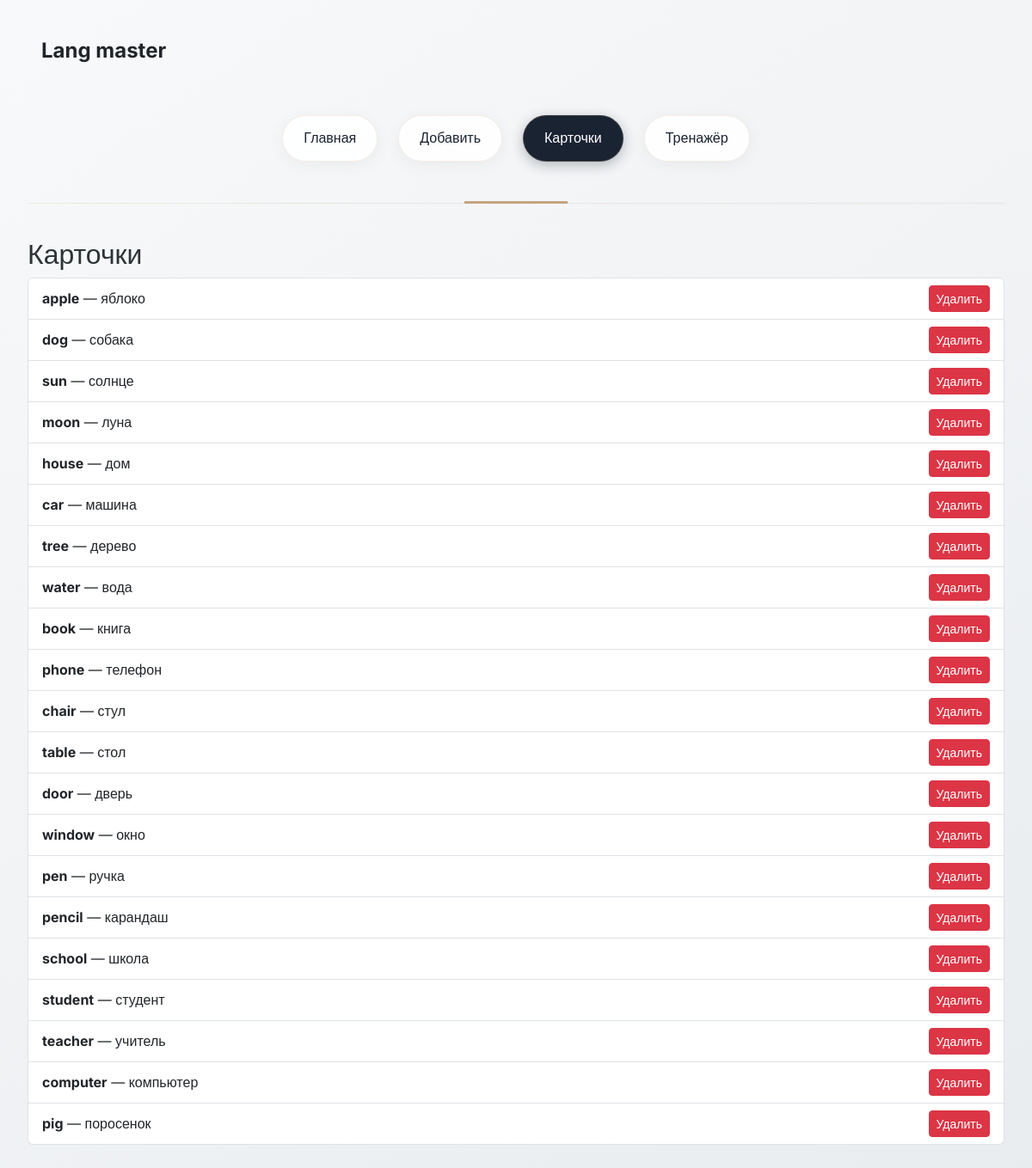
Page /cards/ on the committed database.
### flashcards/models.py (models this page shows, shortened)
class Flashcard(models.Model):
    word = models.CharField(max_length=100)
    translation = models.CharField(max_length=100)

### flashcards/views.py (the view)
# urls.py: path('cards/', views.view_cards, name='view_cards'),
def view_cards(request):
    cards = Flashcard.objects.all()
    return render(request, 'flashcards/view_cards.html', {'cards': cards})

### flashcards/templates/flashcards/view_cards.html (shortened to what this page needs)
{% extends 'flashcards/base.html' %}
{% block content %}
  <h2>Карточки</h2>
  {% if cards %}
    <ul class="list-group">
      {% for card in cards %}
        <li class="list-group-item d-flex justify-content-between align-items-center">
          <div>
            <strong>{{ card.word }}</strong> — {{ card.translation }}
          </div>
          <form method="post" action="{% url 'delete_card' card.id %}" style="margin: 0;">
            <button type="submit" class="btn btn-danger btn-sm">Удалить</button>
          </form>
        </li>
      {% endfor %}
    </ul>
  {% else %}
    <p>Пока нет карточек.</p>
  {% endif %}
{% endblock %}

### flashcards/templates/flashcards/base.html (shortened to what this page needs)
<!doctype html>
<html lang="ru">
<head>
  <link href="https://cdn.jsdelivr.net/npm/bootstrap@5.3.0/dist/css/bootstrap.min.css" rel="stylesheet">
</head>
<body>
  <div class="main-container">
    <header class="brand-header d-flex align-items-center px-3 py-2">
      <a href="{% url 'index' %}" class="text-decoration-none text-dark fs-4 fw-bold">Lang master</a>
    </header>
    <nav class="nav-premium">
      <a href="{% url 'index' %}" class="{% if request.resolver_match.url_name == 'index' %}active{% endif %} hover-3d">
        <span>Главная</span>
      </a>
      <a href="{% url 'add_card' %}" class="{% if request.resolver_match.url_name == 'add_card' %}active{% endif %} hover-3d">
        <span>Добавить</span>
      </a>
      <a href="{% url 'view_cards' %}" class="{% if request.resolver_match.url_name == 'view_cards' %}active{% endif %} hover-3d">
        <span>Карточки</span>
      </a>
      <a href="{% url 'quiz' %}" class="{% if request.resolver_match.url_name == 'quiz' %}active{% endif %} hover-3d">
        <span>Тренажёр</span>
      </a>
    </nav>
    <div class="divider"></div>
    {% block content %}{% endblock %}
  </div>
</body>
</html>

### flashcards/templates/flashcards/base.html (style rules this page uses)
:root { --primary-dark: #1a2332; --accent-gold: #c5a47e; --gradient-bg: linear-gradient(145deg, #f8f9fa 0%, #e9ecef 100%); --text-dark: #2d3436; --transition: all 0.4s cubic-bezier(0.23, 1, 0.32, 1); }
body { background: var(--gradient-bg); font-family: 'Inter', sans-serif; color: var(--text-dark); min-height: 100vh; line-height: 1.6; }
.main-container { max-width: 1400px; margin: 0 auto; padding: 2rem; }
.brand-header { text-align: center; margin-bottom: 3rem; position: relative; padding-bottom: 1.5rem; }
.nav-premium { display: flex; justify-content: center; gap: 1.5rem; margin-bottom: 3rem; position: relative; }
.nav-premium a { color: var(--primary-dark); text-decoration: none; padding: 0.8rem 1.5rem; border-radius: 50px; transition: var(--transition); position: relative; display: flex; align-items: center; gap: 0.5rem; background: rgba(255,255,255,0.9); backdrop-filter: blur(5px); box-shadow: 0 4px 20px rgba(0,0,0,0.05); border: 1px solid rgba(197,164,126,0.2); }
.nav-premium a.active { background: var(--primary-dark); color: white !important; box-shadow: 0 4px 15px rgba(26,35,50,0.3); }
.divider { height: 1px; background: rgba(197,164,126,0.2); margin: 2.5rem 0; position: relative; }
.divider:after { content: ''; position: absolute; left: 50%; top: -2px; transform: translateX(-50%); width: 120px; height: 3px; background: var(--accent-gold); }
.hover-3d { transition: transform 0.4s, box-shadow 0.4s; }

### rows in the picture
Flashcard: word "apple", translation "яблоко"
Flashcard: word "dog", translation "собака"
Flashcard: word "sun", translation "солнце"
Flashcard: word "moon", translation "луна"
Flashcard: word "house", translation "дом"
Flashcard: word "car", translation "машина"
Flashcard: word "tree", translation "дерево"
Flashcard: word "water", translation "вода"
Flashcard: word "book", translation "книга"
Flashcard: word "phone", translation "телефон"
Flashcard: word "chair", translation "стул"
Flashcard: word "table", translation "стол"
Flashcard: word "door", translation "дверь"
Flashcard: word "window", translation "окно"
Flashcard: word "pen", translation "ручка"
Flashcard: word "pencil", translation "карандаш"
Flashcard: word "school", translation "школа"
Flashcard: word "student", translation "студент"
Flashcard: word "teacher", translation "учитель"
Flashcard: word "computer", translation "компьютер"
Flashcard: word "pig", translation "поросенок"
